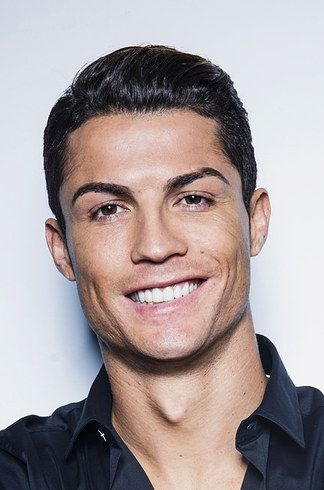
#> input picture CR7.jpg, 324 x 490 px
$ python train_1.py
#> lines starting #> are read from the running program, lines starting #| are printed output that depends on the picture
import os
import cv2
import numpy as np
from PIL import Image

DATASET_PATH = input("Enter Dataset Folder Name:")
#> the answer given: .

recognizer = cv2.face.LBPHFaceRecognizer_create()

def getImagesWithID(path):
#> called with path = '.'
    imagePaths = [os.path.join(path, f) for f in os.listdir(path)]
    eyes = []
    ids = []
    print("Model is Training.\nPlease Wait ...")

    for imagePath in imagePaths:
        eye = Image.open(imagePath).convert('L')
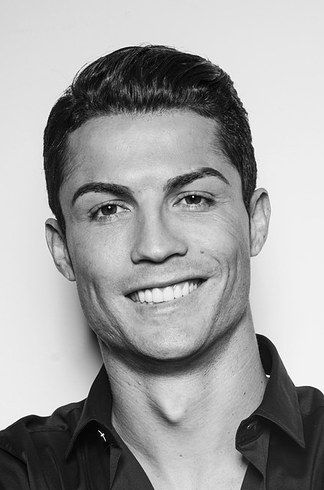
#> eye: PIL image 324x490 L; min 0, max 255, mean 159.9
        eye_np = np.array(eye)

        filename = os.path.splitext(os.path.basename(imagePath))[0]
        parts = filename.split('_')
#> (the run stopped early here; a loop or call above may not have finished)

$ run again, on rono.webp
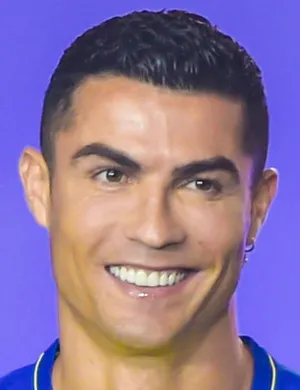
#> input picture rono.webp, 300 x 390 px
#> in getImagesWithID, `eye = Image.open(imagePath).convert('L')`:
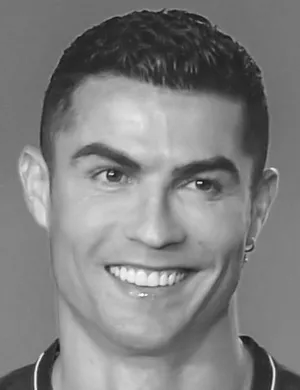
#> eye: PIL image 300x390 L; min 19, max 252, mean 127.6
